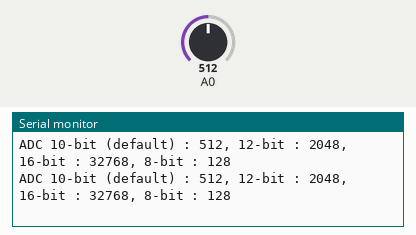
The sketch below on a simulated Arduino Zero (SAMD21). Parts: the last lines printed to the serial monitor. Inputs (shaded band) come from the test bench; at power-on: A0 = 512 (analog values on the 0–1023 scale).

Above: at 1.2 s.
1.3 s: A0 set to 716
At 1.32 s:
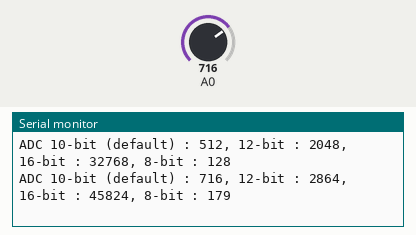
2.8 s: A0 set to 900
At 2.83 s:
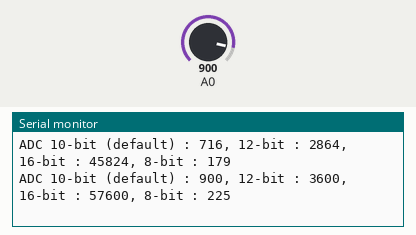
Timing chart, 0 to 5.8 s (numbered marks = the images above; inputs shaded):
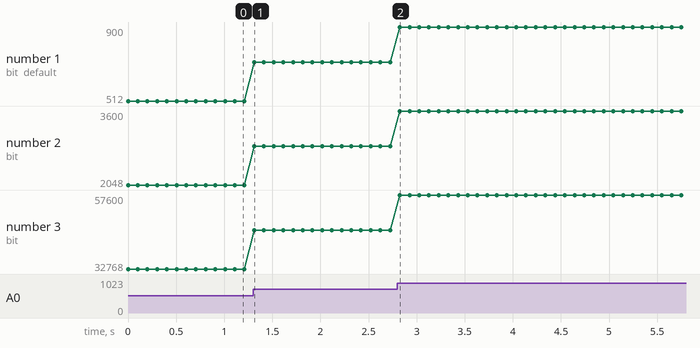

Measured:
- after the input at 1.3 s, the serial monitor: prints a new line at once (image 1)
- after the input at 2.8 s, the serial monitor: prints a new line at once (image 2)
- plotted number 1: 512 → 716 after the input at 1.3 s, 716 → 900 after the input at 2.8 s
- plotted number 2: 2048 → 2864 after the input at 1.3 s, 2864 → 3600 after the input at 2.8 s
- plotted number 3: 32768 → 45824 after the input at 1.3 s, 45824 → 57600 after the input at 2.8 s

The sketch:

01.analogReadResolution__.ino
```cpp
void setup() {
    // シリアル通信を設定する。
    Serial.begin(9600);
}

void loop() {
    // A0の入力をデフォルトの解像度(10bit)で読み、シリアル通信に出力する
    analogReadResolution(10);
    Serial.print("ADC 10-bit (default) : ");
    Serial.print(analogRead(A0));

    // 解像度を12bitに変更し、A0を読み込む
    analogReadResolution(12);
    Serial.print(", 12-bit : ");
    Serial.print(analogRead(A0));

    // 解像度を16bitに変更し、A0を読み込む
    analogReadResolution(16);
    Serial.print(", 16-bit : ");
    Serial.print(analogRead(A0));

    // 解像度を8bitに変更し、A0を読み込む
    analogReadResolution(8);
    Serial.print(", 8-bit : ");
    Serial.println(analogRead(A0));

    // シリアルモニターが飽和しないようにディレイを入れる
    delay(100);
}
```
